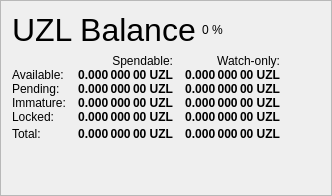
                   <widget class="QFrame" name="frame_Balances">
                    <property name="frameShape">
                     <enum>QFrame::StyledPanel</enum>
                    </property>
                    <property name="frameShadow">
                     <enum>QFrame::Raised</enum>
                    </property>
                    <layout class="QVBoxLayout" name="verticalLayout_4">
                     <item>
                      <layout class="QHBoxLayout" name="horizontalLayout_4">
                       <item>
                        <widget class="QLabel" name="label_5">
                         <property name="minimumSize">
                          <size>
                           <width>0</width>
                           <height>20</height>
                          </size>
                         </property>
                         <property name="font">
                          <font>
                           <pointsize>24</pointsize>
                           <weight>50</weight>
                           <bold>false</bold>
                          </font>
                         </property>
                         <property name="text">
                          <string>UZL Balance</string>
                         </property>
                        </widget>
                       </item>
                       <item>
                        <widget class="QLabel" name="labelUZLPercent">
                         <property name="text">
                          <string notr="true">0 %</string>
                         </property>
                        </widget>
                       </item>
                       <item>
                        <spacer name="horizontalSpacer_3">
                         <property name="orientation">
                          <enum>Qt::Horizontal</enum>
                         </property>
                         <property name="sizeHint" stdset="0">
                          <size>
                           <width>40</width>
                           <height>20</height>
                          </size>
                         </property>
                        </spacer>
                       </item>
                      </layout>
                     </item>
                     <item>
                      <layout class="QGridLayout" name="gridLayout">
                       <property name="horizontalSpacing">
                        <number>12</number>
                       </property>
                       <property name="verticalSpacing">
                        <number>0</number>
                       </property>
                       <item row="0" column="1">
                        <widget class="QLabel" name="labelSpendable">
                         <property name="text">
                          <string>Spendable:</string>
                         </property>
                         <property name="alignment">
                          <set>Qt::AlignRight|Qt::AlignTrailing|Qt::AlignVCenter</set>
                         </property>
                        </widget>
                       </item>
                       <item row="0" column="2">
                        <widget class="QLabel" name="labelWatchonly">
                         <property name="text">
                          <string>Watch-only:</string>
                         </property>
                         <property name="alignment">
                          <set>Qt::AlignRight|Qt::AlignTrailing|Qt::AlignVCenter</set>
                         </property>
                        </widget>
                       </item>
                       <item row="1" column="0">
                        <widget class="QLabel" name="labelBalanceText">
                         <property name="text">
                          <string>Available:</string>
                         </property>
                        </widget>
                       </item>
                       <item row="1" column="1">
                        <widget class="QLabel" name="labelBalance">
                         <property name="font">
                          <font>
                           <weight>75</weight>
                           <bold>true</bold>
                          </font>
                         </property>
                         <property name="cursor">
                          <cursorShape>IBeamCursor</cursorShape>
                         </property>
                         <property name="toolTip">
                          <string>Your current spendable balance</string>
                         </property>
                         <property name="text">
                          <string notr="true">0.000 000 00 UZL</string>
                         </property>
                         <property name="alignment">
                          <set>Qt::AlignRight|Qt::AlignTrailing|Qt::AlignVCenter</set>
                         </property>
                         <property name="textInteractionFlags">
                          <set>Qt::LinksAccessibleByMouse|Qt::TextSelectableByKeyboard|Qt::TextSelectableByMouse</set>
                         </property>
                        </widget>
                       </item>
                       <item row="1" column="2">
                        <widget class="QLabel" name="labelWatchAvailable">
                         <property name="font">
                          <font>
                           <weight>75</weight>
                           <bold>true</bold>
                          </font>
                         </property>
                         <property name="cursor">
                          <cursorShape>IBeamCursor</cursorShape>
                         </property>
                         <property name="toolTip">
                          <string>Your current balance in watch-only addresses</string>
                         </property>
                         <property name="text">
                          <string notr="true">0.000 000 00 UZL</string>
                         </property>
                         <property name="alignment">
                          <set>Qt::AlignRight|Qt::AlignTrailing|Qt::AlignVCenter</set>
                         </property>
                         <property name="textInteractionFlags">
                          <set>Qt::LinksAccessibleByMouse|Qt::TextSelectableByKeyboard|Qt::TextSelectableByMouse</set>
                         </property>
                        </widget>
                       </item>
                       <item row="2" column="0">
                        <widget class="QLabel" name="labelPendingText">
                         <property name="text">
                          <string>Pending:</string>
                         </property>
                        </widget>
                       </item>
                       <item row="2" column="1">
                        <widget class="QLabel" name="labelUnconfirmed">
                         <property name="font">
                          <font>
                           <weight>75</weight>
                           <bold>true</bold>
                          </font>
                         </property>
                         <property name="cursor">
                          <cursorShape>IBeamCursor</cursorShape>
                         </property>
                         <property name="toolTip">
                          <string>Total of transactions that have yet to be confirmed, and do not yet count toward the spendable balance</string>
                         </property>
                         <property name="text">
                          <string notr="true">0.000 000 00 UZL</string>
                         </property>
                         <property name="alignment">
                          <set>Qt::AlignRight|Qt::AlignTrailing|Qt::AlignVCenter</set>
                         </property>
                         <property name="textInteractionFlags">
                          <set>Qt::LinksAccessibleByMouse|Qt::TextSelectableByKeyboard|Qt::TextSelectableByMouse</set>
                         </property>
                        </widget>
                       </item>
                       <item row="2" column="2">
                        <widget class="QLabel" name="labelWatchPending">
                         <property name="font">
                          <font>
                           <weight>75</weight>
                           <bold>true</bold>
                          </font>
                         </property>
                         <property name="cursor">
                          <cursorShape>IBeamCursor</cursorShape>
                         </property>
                         <property name="toolTip">
                          <string>Unconfirmed transactions to watch-only addresses</string>
                         </property>
                         <property name="text">
                          <string notr="true">0.000 000 00 UZL</string>
                         </property>
                         <property name="alignment">
                          <set>Qt::AlignRight|Qt::AlignTrailing|Qt::AlignVCenter</set>
                         </property>
                         <property name="textInteractionFlags">
                          <set>Qt::LinksAccessibleByMouse|Qt::TextSelectableByKeyboard|Qt::TextSelectableByMouse</set>
                         </property>
                        </widget>
                       </item>
                       <item row="3" column="0">
                        <widget class="QLabel" name="labelImmatureText">
                         <property name="text">
                          <string>Immature:</string>
                         </property>
                        </widget>
                       </item>
                       <item row="3" column="1">
                        <widget class="QLabel" name="labelImmature">
                         <property name="font">
                          <font>
                           <weight>75</weight>
                           <bold>true</bold>
                          </font>
                         </property>
                         <property name="cursor">
                          <cursorShape>IBeamCursor</cursorShape>
                         </property>
                         <property name="toolTip">
                          <string>Staked or masternode rewards that has not yet matured</string>
                         </property>
                         <property name="text">
                          <string notr="true">0.000 000 00 UZL</string>
                         </property>
                         <property name="alignment">
                          <set>Qt::AlignRight|Qt::AlignTrailing|Qt::AlignVCenter</set>
                         </property>
                         <property name="textInteractionFlags">
                          <set>Qt::LinksAccessibleByMouse|Qt::TextSelectableByKeyboard|Qt::TextSelectableByMouse</set>
                         </property>
                        </widget>
                       </item>
                       <item row="3" column="2">
                        <widget class="QLabel" name="labelWatchImmature">
                         <property name="font">
                          <font>
                           <weight>75</weight>
                           <bold>true</bold>
                          </font>
                         </property>
                         <property name="cursor">
                          <cursorShape>IBeamCursor</cursorShape>
                         </property>
                         <property name="toolTip">
                          <string>Staked or masternode rewards in watch-only addresses that has not yet matured</string>
                         </property>
                         <property name="text">
                          <string notr="true">0.000 000 00 UZL</string>
                         </property>
                         <property name="alignment">
                          <set>Qt::AlignRight|Qt::AlignTrailing|Qt::AlignVCenter</set>
                         </property>
                         <property name="textInteractionFlags">
                          <set>Qt::LinksAccessibleByMouse|Qt::TextSelectableByKeyboard|Qt::TextSelectableByMouse</set>
                         </property>
                        </widget>
                       </item>
                       <item row="4" column="0">
                        <widget class="QLabel" name="labelLockedBalanceText">
                         <property name="toolTip">
                          <string>Locked UZL or Masternode collaterals. These are excluded from zUZL minting.</string>
                         </property>
                         <property name="text">
                          <string>Locked:</string>
                         </property>
                        </widget>
                       </item>
                       <item row="4" column="1">
                        <widget class="QLabel" name="labelLockedBalance">
                         <property name="font">
                          <font>
                           <weight>75</weight>
                           <bold>true</bold>
                          </font>
                         </property>
                         <property name="cursor">
                          <cursorShape>IBeamCursor</cursorShape>
                         </property>
                         <property name="toolTip">
                          <string>Locked UZL or Masternode collaterals. These are excluded from zUZL minting.</string>
                         </property>
                         <property name="text">
                          <string notr="true">0.000 000 00 UZL</string>
                         </property>
                         <property name="alignment">
                          <set>Qt::AlignRight|Qt::AlignTrailing|Qt::AlignVCenter</set>
                         </property>
                         <property name="textInteractionFlags">
                          <set>Qt::LinksAccessibleByMouse|Qt::TextSelectableByKeyboard|Qt::TextSelectableByMouse</set>
                         </property>
                        </widget>
                       </item>
                       <item row="4" column="2">
                        <widget class="QLabel" name="labelWatchLocked">
                         <property name="font">
                          <font>
                           <weight>75</weight>
                           <bold>true</bold>
                          </font>
                         </property>
                         <property name="cursor">
                          <cursorShape>IBeamCursor</cursorShape>
                         </property>
                         <property name="toolTip">
                          <string>Current locked balance in watch-only addresses</string>
                         </property>
                         <property name="text">
                          <string notr="true">0.000 000 00 UZL</string>
                         </property>
                         <property name="alignment">
                          <set>Qt::AlignRight|Qt::AlignTrailing|Qt::AlignVCenter</set>
                         </property>
                         <property name="textInteractionFlags">
                          <set>Qt::LinksAccessibleByMouse|Qt::TextSelectableByKeyboard|Qt::TextSelectableByMouse</set>
                         </property>
                        </widget>
                       </item>
                       <item row="5" column="0">
                        <widget class="QLabel" name="labelTotalText">
                         <property name="toolTip">
                          <string>Your current Uzlocoin balance, unconfirmed and immature transactions included</string>
                         </property>
                         <property name="text">
                          <string>Total:</string>
                         </property>
                        </widget>
                       </item>
                       <item row="5" column="1">
                        <widget class="QLabel" name="labelTotal">
                         <property name="font">
                          <font>
                           <weight>75</weight>
                           <bold>true</bold>
                          </font>
                         </property>
                         <property name="cursor">
                          <cursorShape>IBeamCursor</cursorShape>
                         </property>
                         <property name="toolTip">
                          <string>Your current Uzlocoin balance, unconfirmed and immature transactions included</string>
                         </property>
                         <property name="text">
                          <string notr="true">0.000 000 00 UZL</string>
                         </property>
                         <property name="alignment">
                          <set>Qt::AlignRight|Qt::AlignTrailing|Qt::AlignVCenter</set>
                         </property>
                         <property name="textInteractionFlags">
                          <set>Qt::LinksAccessibleByMouse|Qt::TextSelectableByKeyboard|Qt::TextSelectableByMouse</set>
                         </property>
                        </widget>
                       </item>
                       <item row="5" column="2">
                        <widget class="QLabel" name="labelWatchTotal">
                         <property name="font">
                          <font>
                           <weight>75</weight>
                           <bold>true</bold>
                          </font>
                         </property>
                         <property name="cursor">
                          <cursorShape>IBeamCursor</cursorShape>
                         </property>
                         <property name="toolTip">
                          <string>Current total balance in watch-only addresses</string>
                         </property>
                         <property name="text">
                          <string notr="true">0.000 000 00 UZL</string>
                         </property>
                         <property name="alignment">
                          <set>Qt::AlignRight|Qt::AlignTrailing|Qt::AlignVCenter</set>
                         </property>
                         <property name="textInteractionFlags">
                          <set>Qt::LinksAccessibleByMouse|Qt::TextSelectableByKeyboard|Qt::TextSelectableByMouse</set>
                         </property>
                        </widget>
                       </item>
                       <item row="5" column="3">
                        <spacer name="horizontalSpacer_9">
                         <property name="orientation">
                          <enum>Qt::Horizontal</enum>
                         </property>
                         <property name="sizeHint" stdset="0">
                          <size>
                           <width>40</width>
                           <height>20</height>
                          </size>
                         </property>
                        </spacer>
                       </item>
                      </layout>
                     </item>
                     <item>
                      <spacer name="verticalSpacer_3">
                       <property name="orientation">
                        <enum>Qt::Vertical</enum>
                       </property>
                       <property name="sizeHint" stdset="0">
                        <size>
                         <width>20</width>
                         <height>40</height>
                        </size>
                       </property>
                      </spacer>
                     </item>
                    </layout>
                   </widget>
